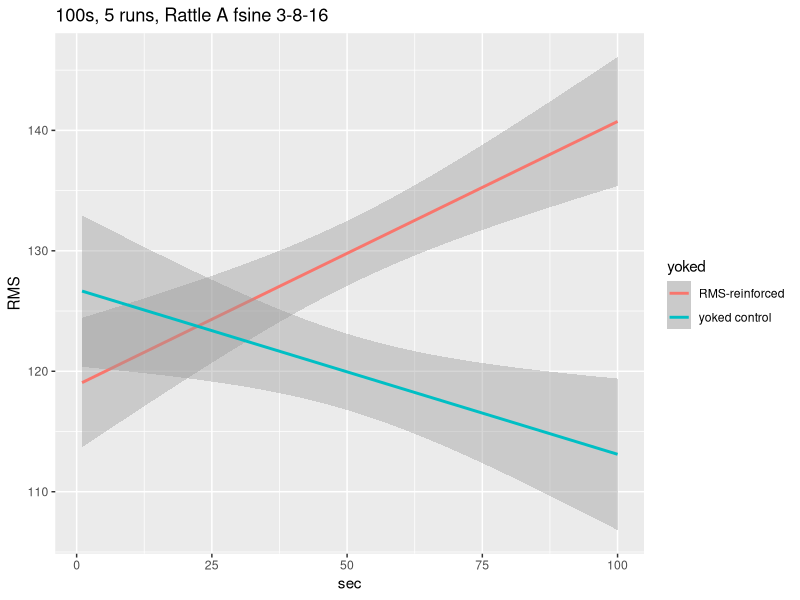

Here is the R script that generated this plot: (Note: this script raises an error after producing the figure.)
library(lme4)
library(lmerTest)
library(ggplot2)

setwd('/Users/Bubba/Desktop/COGS195/Github/RattleNN/RattleResults')
rattledata = read.csv('100data.csv')
colnames(rattledata) = c("run","yoked","sec","RMS","f")
rattledata$yoked[rattledata$yoked==0] = "RMS-reinforced"
rattledata$yoked[rattledata$yoked==1] = "yoked control"

rattlelm = lmer(scale(RMS) ~ (1|run) + yoked + scale(sec) + yoked*scale(sec), data = rattledata)
summary(rattlelm)

qplot(sec,RMS,data=rattledata,main= "100s, 5 runs, Rattle A fsine 3-8-16", geom=c("smooth"),method ="lm",formula=y~x,color=yoked)
quartz.save("3-8_100s_RAS1_MotFlip_rattleresults.pdf",type="pdf")

plot(rattledata$f,rattledata$RMS, main= "100s, 5 runs, Rattle A fsine 3-8-16", xlab="f",ylab="RMS")
quartz.save("3-8_100s_RAS1_MotFlip_RMSvsf.pdf",type="pdf")




setwd('/Users/Bubba/Desktop/COGS195/Github/RattleNN/RattleResults')
rattledata = read.csv('600data.csv')
colnames(rattledata) = c("run","yoked","sec","RMS","f")
rattledata$yoked[rattledata$yoked==0] = "RMS-reinforced"
rattledata$yoked[rattledata$yoked==1] = "yoked control"

rattlelm = lmer(scale(RMS) ~ (1|run) + yoked + scale(sec) + yoked*scale(sec), data = rattledata)
summary(rattlelm)

qplot(sec,RMS,data=rattledata,main= "600s, 5 runs, Rattle A fsine 3-8-16", geom=c("smooth"),method ="lm",formula=y~x,color=yoked)
quartz.save("3-8_600s_RAS1_MotFlip_rattleresults.pdf",type="pdf")

plot(rattledata$f,rattledata$RMS, main= "600s, 5 runs, Rattle A fsine 3-8-16", xlab="f",ylab="RMS")
quartz.save("3-8_600s_RAS1_MotFlip_RMSvsf.pdf",type="pdf")



setwd('/Users/Bubba/Desktop/COGS195/Github/RattleNN/RattleResults')
rattledata = read.csv('300data.csv')
colnames(rattledata) = c("run","yoked","sec","RMS","f")
rattledata$yoked[rattledata$yoked==0] = "RMS-reinforced"
rattledata$yoked[rattledata$yoked==1] = "yoked control"

rattlelm = lmer(scale(RMS) ~ (1|run) + yoked + scale(sec) + yoked*scale(sec), data = rattledata)
summary(rattlelm)

qplot(sec,RMS,data=rattledata,main= "300s, 5 runs, Rattle A fsine 3-8-16", geom=c("smooth"),method ="lm",formula=y~x,color=yoked)
quartz.save("3-8_300s_RAS1_MotFlip_rattleresults.pdf",type="pdf")

plot(rattledata$f,rattledata$RMS, main= "900s, 5 runs, Rattle A fsine 3-8-16", xlab="f",ylab="RMS")
quartz.save("3-8_300s_RAS1_MotFlip_RMSvsf.pdf",type="pdf")



setwd('/Users/Bubba/Desktop/COGS195/Github/RattleNN/RattleResults')
rattledata = read.csv('500data.csv')
colnames(rattledata) = c("run","yoked","sec","RMS","f")
rattledata$yoked[rattledata$yoked==0] = "RMS-reinforced"
rattledata$yoked[rattledata$yoked==1] = "yoked control"

rattlelm = lmer(scale(RMS) ~ (1|run) + yoked + scale(sec) + yoked*scale(sec), data = rattledata)
summary(rattlelm)

qplot(sec,RMS,data=rattledata,main= "500s, 5 runs, Rattle A fsine 3-8-16", geom=c("smooth"),method ="lm",formula=y~x,color=yoked)
quartz.save("3-8_500s_RAS1_MotFlip_rattleresults.pdf",type="pdf")

plot(rattledata$f,rattledata$RMS, main= "500s, 5 runs, Rattle A fsine 3-8-16", xlab="f",ylab="RMS")
quartz.save("3-8_500s_RAS1_MotFlip_RMSvsf.pdf",type="pdf")




setwd('/Users/Bubba/Desktop/COGS195/Github/RattleNN/RattleResults')
rattledata = read.csv('700data.csv')
colnames(rattledata) = c("run","yoked","sec","RMS","f")
rattledata$yoked[rattledata$yoked==0] = "RMS-reinforced"
rattledata$yoked[rattledata$yoked==1] = "yoked control"

rattlelm = lmer(scale(RMS) ~ (1|run) + yoked + scale(sec) + yoked*scale(sec), data = rattledata)
summary(rattlelm)

qplot(sec,RMS,data=rattledata,main= "700s, 5 runs, Rattle A fsine 3-8-16", geom=c("smooth"),method ="lm",formula=y~x,color=yoked)
quartz.save("3-8_700s_RAS1_MotFlip_rattleresults.pdf",type="pdf")

plot(rattledata$f,rattledata$RMS, main= "700s, 5 runs, Rattle A fsine 3-8-16", xlab="f",ylab="RMS")
quartz.save("3-8_700s_RAS1_MotFlip_RMSvsf.pdf",type="pdf")



setwd('/Users/Bubba/Desktop/COGS195/Github/RattleNN/RattleResults')
rattledata = read.csv('300-400data.csv')
colnames(rattledata) = c("run","yoked","sec","RMS","f")
rattledata$yoked[rattledata$yoked==0] = "RMS-reinforced"
rattledata$yoked[rattledata$yoked==1] = "yoked control"

rattlelm = lmer(scale(RMS) ~ (1|run) + yoked + scale(sec) + yoked*scale(sec), data = rattledata)
summary(rattlelm)

qplot(sec,RMS,data=rattledata,main= "300-400s, 5 runs, Rattle A fsine 3-8-16", geom=c("smooth"),method ="lm",formula=y~x,color=yoked)
quartz.save("3-8_300-400s_RAS1_MotFlip_rattleresults.pdf",type="pdf")

plot(rattledata$f,rattledata$RMS, main= "300-400s, 5 runs, Rattle A fsine 3-8-16", xlab="f",ylab="RMS")
quartz.save("3-8_300-400s_RAS1_MotFlip_RMSvsf.pdf",type="pdf")



setwd('/Users/Bubba/Desktop/COGS195/Github/RattleNN/RattleResults')
rattledata = read.csv('300-600data.csv')
colnames(rattledata) = c("run","yoked","sec","RMS","f")
rattledata$yoked[rattledata$yoked==0] = "RMS-reinforced"
rattledata$yoked[rattledata$yoked==1] = "yoked control"

rattlelm = lmer(scale(RMS) ~ (1|run) + yoked + scale(sec) + yoked*scale(sec), data = rattledata)
summary(rattlelm)

qplot(sec,RMS,data=rattledata,main= "300-600s, 5 runs, Rattle A fsine 3-8-16", geom=c("smooth"),method ="lm",formula=y~x,color=yoked)
quartz.save("3-8_300-600s_RAS1_MotFlip_rattleresults.pdf",type="pdf")

plot(rattledata$f,rattledata$RMS, main= "300-600s, 5 runs, Rattle A fsine 3-8-16", xlab="f",ylab="RMS")
quartz.save("3-8_300-600s_RAS1_MotFlip_RMSvsf.pdf",type="pdf")



setwd('/Users/Bubba/Desktop/COGS195/Github/RattleNN/RattleResults')
rattledata = read.csv('300-700data.csv')
colnames(rattledata) = c("run","yoked","sec","RMS","f")
rattledata$yoked[rattledata$yoked==0] = "RMS-reinforced"
rattledata$yoked[rattledata$yoked==1] = "yoked control"

rattlelm = lmer(scale(RMS) ~ (1|run) + yoked + scale(sec) + yoked*scale(sec), data = rattledata)
summary(rattlelm)

qplot(sec,RMS,data=rattledata,main= "300-700s, 5 runs, Rattle A fsine 3-8-16", geom=c("smooth"),method ="lm",formula=y~x,color=yoked)
quartz.save("3-8_300-700s_RAS1_MotFlip_rattleresults.pdf",type="pdf")

plot(rattledata$f,rattledata$RMS, main= "300-700s, 5 runs, Rattle A fsine 3-8-16", xlab="f",ylab="RMS")
quartz.save("3-8_300-700s_RAS1_MotFlip_RMSvsf.pdf",type="pdf")
